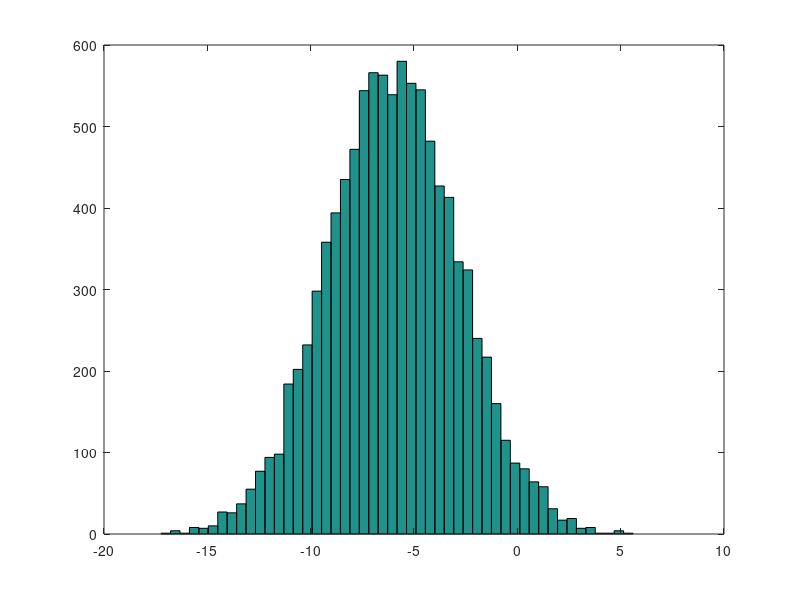

Here is the MATLAB script that generated this plot:
% most common languages for working on the machine learning are matlab , octave python, or R . but matlab is sometimes really much more expensiove and octave is a opensource platform and software so that you can use for free.

% you can watch the tutorial video

% implement the algorithm and idea first on the octave and then implement it on the other programming language is much more an effecient way to do so.


% Equal in Octave is :
1==2

1==1

% non equal :

1~=2

2~=2

% variable 

a=2;  %wont print out the value

b=5 %will print out the value

% disp command

disp("lets display someting here !!")

disp(b)

disp("here is example for display some strings")


% format long and format short
format long
format short


% input some vecctors:

vector = [1,2,3,4]


%  row vector:

rowvec= [1 2 3]

colvector = [1;
2;
3;
4]
%  input some matrix:

matrix = [1,2;
3,4;
5,6]

matrixb =[1,2;3,4;5,6]



%  a row vector with steps : 1 by n vector
v=1:0.1:2

vv = 1:6

%  generate unit vector 

ones(2,3) % generates 2*3 matrix


c = 2*ones(2,3)



w = ones(1,3)

w0 = zeros(1,2)

randmat = rand(2,3)  % generate random matrix

oo = -6 +sqrt(10)*(randn(1,10000));

hist(oo) % plot the resylts plots the histogram .;

hist(oo,50) ;


% special command for generating the matrices 

eye(4) % generates the identity matrix.


% another important command is the help command that tels us what a function do

help rand  % show us the documentation of the function or methods.

